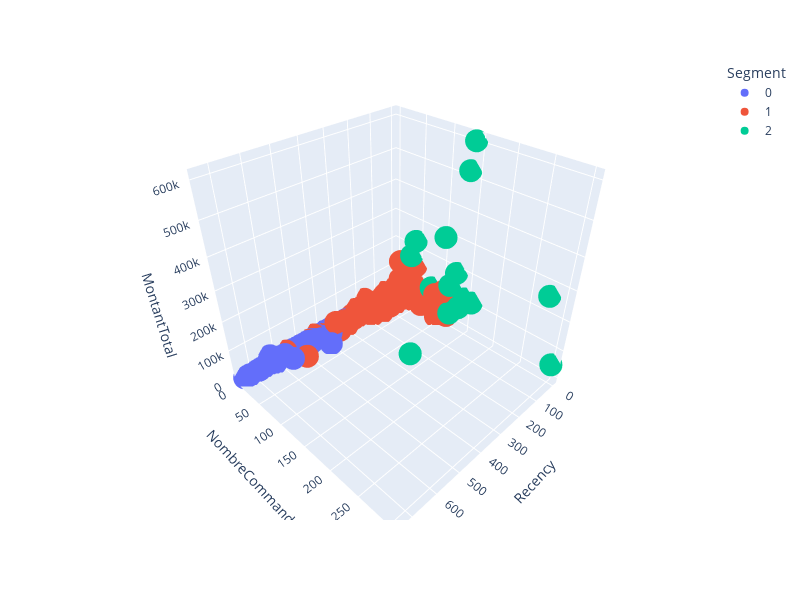

The notebook cell saved with this chart:
### Code cell
import plotly.express as px
df_rfm["Segment"] = df_rfm["Segment"].astype(str) #convert to string
fig = px.scatter_3d(df_rfm, x='Recency', y='NombreCommandes', z='MontantTotal',
              color='Segment')
fig.update_layout(width=800, height=600)
fig.show()

### Figure 1 — Plotly figure (JSON) as saved in the notebook; plotly's stock layout.template omitted (floating-point values rounded to 4 significant figures; data arrays with more than 128 entries replaced by an {"elided": "..."} marker saying what was removed)
{"data": [{"hovertemplate": "Segment=0<br>Recency=%{x}<br>NombreCommandes=%{y}<br>MontantTotal=%{z}<extra></extra>", "legendgroup": "0", "marker": {"color": "#636efa", "symbol": "circle"}, "mode": "markers", "name": "0", "scene": "scene", "showlegend": true, "type": "scatter3d", "x": {"elided": "1938 int values"}, "y": {"elided": "1938 int values"}, "z": {"elided": "1938 float values"}}, {"hovertemplate": "Segment=1<br>Recency=%{x}<br>NombreCommandes=%{y}<br>MontantTotal=%{z}<extra></extra>", "legendgroup": "1", "marker": {"color": "#EF553B", "symbol": "circle"}, "mode": "markers", "name": "1", "scene": "scene", "showlegend": true, "type": "scatter3d", "x": {"elided": "3572 int values"}, "y": {"elided": "3572 int values"}, "z": {"elided": "3572 float values"}}, {"hovertemplate": "Segment=2<br>Recency=%{x}<br>NombreCommandes=%{y}<br>MontantTotal=%{z}<extra></extra>", "legendgroup": "2", "marker": {"color": "#00cc96", "symbol": "circle"}, "mode": "markers", "name": "2", "scene": "scene", "showlegend": true, "type": "scatter3d", "x": [0, 2, 3, 9, 3, 1, 1, 1, 3, 0, 8, 2, 1, 302, 0], "y": [301, 159, 128, 106, 80, 118, 138, 280, 117, 145, 47, 36, 135, 151, 143], "z": [49670.0, 113200.0, 191200.0, 298300.0, 90490.0, 29810.0, 523200.0, 262900.0, 136400.0, 113200.0, 235800.0, 171900.0, 69600.0, 55700.0, 606200.0]}], "layout": {"height": 600, "legend": {"title": {"text": "Segment"}, "tracegroupgap": 0}, "margin": {"t": 60}, "scene": {"domain": {"x": [0, 1], "y": [0, 1]}, "xaxis": {"title": {"text": "Recency"}}, "yaxis": {"title": {"text": "NombreCommandes"}}, "zaxis": {"title": {"text": "MontantTotal"}}}, "width": 800}}
